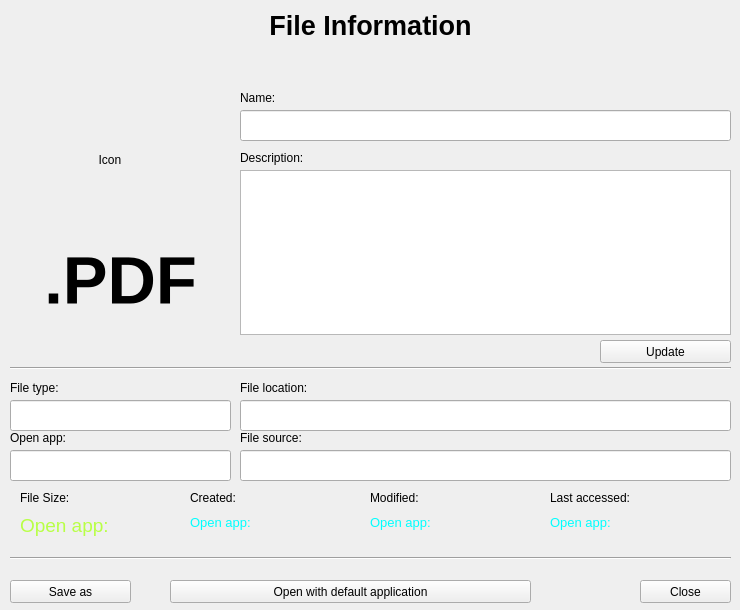
<?xml version="1.0" encoding="UTF-8"?>
<ui version="4.0">
 <class>Dialog</class>
 <widget class="QDialog" name="Dialog">
  <property name="geometry">
   <rect>
    <x>0</x>
    <y>0</y>
    <width>740</width>
    <height>610</height>
   </rect>
  </property>
  <property name="windowTitle">
   <string>Dialog</string>
  </property>
  <widget class="QLabel" name="lbl_icon">
   <property name="geometry">
    <rect>
     <x>50</x>
     <y>100</y>
     <width>120</width>
     <height>120</height>
    </rect>
   </property>
   <property name="text">
    <string>Icon</string>
   </property>
   <property name="alignment">
    <set>Qt::AlignCenter</set>
   </property>
  </widget>
  <widget class="QLabel" name="lbl_ext">
   <property name="geometry">
    <rect>
     <x>10</x>
     <y>230</y>
     <width>221</width>
     <height>101</height>
    </rect>
   </property>
   <property name="font">
    <font>
     <pointsize>50</pointsize>
     <weight>75</weight>
     <bold>true</bold>
    </font>
   </property>
   <property name="text">
    <string>.PDF</string>
   </property>
   <property name="alignment">
    <set>Qt::AlignCenter</set>
   </property>
  </widget>
  <widget class="QLabel" name="lbl_name">
   <property name="geometry">
    <rect>
     <x>240</x>
     <y>90</y>
     <width>111</width>
     <height>16</height>
    </rect>
   </property>
   <property name="text">
    <string>Name:</string>
   </property>
  </widget>
  <widget class="QLabel" name="lbl_title">
   <property name="geometry">
    <rect>
     <x>0</x>
     <y>0</y>
     <width>741</width>
     <height>51</height>
    </rect>
   </property>
   <property name="font">
    <font>
     <pointsize>20</pointsize>
     <weight>75</weight>
     <bold>true</bold>
    </font>
   </property>
   <property name="text">
    <string>File Information</string>
   </property>
   <property name="alignment">
    <set>Qt::AlignCenter</set>
   </property>
  </widget>
  <widget class="QLineEdit" name="txt_name">
   <property name="geometry">
    <rect>
     <x>240</x>
     <y>110</y>
     <width>491</width>
     <height>31</height>
    </rect>
   </property>
   <property name="font">
    <font>
     <pointsize>14</pointsize>
    </font>
   </property>
   <property name="text">
    <string/>
   </property>
  </widget>
  <widget class="QLabel" name="lbl_desc">
   <property name="geometry">
    <rect>
     <x>240</x>
     <y>150</y>
     <width>111</width>
     <height>16</height>
    </rect>
   </property>
   <property name="text">
    <string>Description:</string>
   </property>
  </widget>
  <widget class="QTextEdit" name="txt_desc">
   <property name="geometry">
    <rect>
     <x>240</x>
     <y>170</y>
     <width>491</width>
     <height>165</height>
    </rect>
   </property>
   <property name="font">
    <font>
     <pointsize>10</pointsize>
    </font>
   </property>
  </widget>
  <widget class="Line" name="line">
   <property name="geometry">
    <rect>
     <x>10</x>
     <y>360</y>
     <width>721</width>
     <height>16</height>
    </rect>
   </property>
   <property name="orientation">
    <enum>Qt::Horizontal</enum>
   </property>
  </widget>
  <widget class="QLabel" name="lbl_file_path">
   <property name="geometry">
    <rect>
     <x>240</x>
     <y>380</y>
     <width>491</width>
     <height>16</height>
    </rect>
   </property>
   <property name="text">
    <string>File location:</string>
   </property>
  </widget>
  <widget class="QLabel" name="lbl_file_src">
   <property name="geometry">
    <rect>
     <x>240</x>
     <y>430</y>
     <width>491</width>
     <height>16</height>
    </rect>
   </property>
   <property name="text">
    <string>File source:</string>
   </property>
  </widget>
  <widget class="QLabel" name="lbl_file_type">
   <property name="geometry">
    <rect>
     <x>10</x>
     <y>380</y>
     <width>221</width>
     <height>16</height>
    </rect>
   </property>
   <property name="text">
    <string>File type:</string>
   </property>
  </widget>
  <widget class="QLabel" name="lbl_def_app">
   <property name="geometry">
    <rect>
     <x>10</x>
     <y>430</y>
     <width>221</width>
     <height>16</height>
    </rect>
   </property>
   <property name="text">
    <string>Open app:</string>
   </property>
  </widget>
  <widget class="QLineEdit" name="txt_file_type">
   <property name="geometry">
    <rect>
     <x>10</x>
     <y>400</y>
     <width>221</width>
     <height>31</height>
    </rect>
   </property>
   <property name="font">
    <font>
     <pointsize>12</pointsize>
    </font>
   </property>
   <property name="alignment">
    <set>Qt::AlignCenter</set>
   </property>
   <property name="readOnly">
    <bool>true</bool>
   </property>
  </widget>
  <widget class="QLineEdit" name="txt_def_app">
   <property name="geometry">
    <rect>
     <x>10</x>
     <y>450</y>
     <width>221</width>
     <height>31</height>
    </rect>
   </property>
   <property name="font">
    <font>
     <pointsize>12</pointsize>
    </font>
   </property>
   <property name="alignment">
    <set>Qt::AlignCenter</set>
   </property>
   <property name="readOnly">
    <bool>true</bool>
   </property>
   <property name="clearButtonEnabled">
    <bool>false</bool>
   </property>
  </widget>
  <widget class="QLineEdit" name="txt_file_path">
   <property name="geometry">
    <rect>
     <x>240</x>
     <y>400</y>
     <width>491</width>
     <height>31</height>
    </rect>
   </property>
   <property name="font">
    <font>
     <pointsize>12</pointsize>
    </font>
   </property>
   <property name="alignment">
    <set>Qt::AlignCenter</set>
   </property>
   <property name="readOnly">
    <bool>true</bool>
   </property>
  </widget>
  <widget class="QLineEdit" name="txt_file_src">
   <property name="geometry">
    <rect>
     <x>240</x>
     <y>450</y>
     <width>491</width>
     <height>31</height>
    </rect>
   </property>
   <property name="font">
    <font>
     <pointsize>12</pointsize>
    </font>
   </property>
   <property name="alignment">
    <set>Qt::AlignCenter</set>
   </property>
   <property name="readOnly">
    <bool>true</bool>
   </property>
  </widget>
  <widget class="QPushButton" name="btn_save_as">
   <property name="geometry">
    <rect>
     <x>10</x>
     <y>580</y>
     <width>121</width>
     <height>23</height>
    </rect>
   </property>
   <property name="text">
    <string>Save as</string>
   </property>
   <property name="autoDefault">
    <bool>false</bool>
   </property>
  </widget>
  <widget class="Line" name="line_2">
   <property name="geometry">
    <rect>
     <x>10</x>
     <y>550</y>
     <width>721</width>
     <height>16</height>
    </rect>
   </property>
   <property name="orientation">
    <enum>Qt::Horizontal</enum>
   </property>
  </widget>
  <widget class="QPushButton" name="btn_open">
   <property name="geometry">
    <rect>
     <x>170</x>
     <y>580</y>
     <width>361</width>
     <height>23</height>
    </rect>
   </property>
   <property name="text">
    <string>Open with default application</string>
   </property>
   <property name="autoDefault">
    <bool>false</bool>
   </property>
  </widget>
  <widget class="QPushButton" name="btn_cancel">
   <property name="geometry">
    <rect>
     <x>640</x>
     <y>580</y>
     <width>91</width>
     <height>23</height>
    </rect>
   </property>
   <property name="text">
    <string>Close</string>
   </property>
   <property name="autoDefault">
    <bool>false</bool>
   </property>
  </widget>
  <widget class="QLabel" name="lbl_created">
   <property name="geometry">
    <rect>
     <x>190</x>
     <y>490</y>
     <width>170</width>
     <height>16</height>
    </rect>
   </property>
   <property name="text">
    <string>Created:</string>
   </property>
  </widget>
  <widget class="QLabel" name="lbl_modified">
   <property name="geometry">
    <rect>
     <x>370</x>
     <y>490</y>
     <width>170</width>
     <height>16</height>
    </rect>
   </property>
   <property name="text">
    <string>Modified:</string>
   </property>
  </widget>
  <widget class="QLabel" name="lbl_accessed">
   <property name="geometry">
    <rect>
     <x>550</x>
     <y>490</y>
     <width>170</width>
     <height>16</height>
    </rect>
   </property>
   <property name="text">
    <string>Last accessed:</string>
   </property>
  </widget>
  <widget class="QLabel" name="lbl_modified_val">
   <property name="geometry">
    <rect>
     <x>370</x>
     <y>510</y>
     <width>170</width>
     <height>25</height>
    </rect>
   </property>
   <property name="font">
    <font>
     <pointsize>10</pointsize>
    </font>
   </property>
   <property name="styleSheet">
    <string notr="true">color: rgb(0, 255, 255);</string>
   </property>
   <property name="text">
    <string>Open app:</string>
   </property>
  </widget>
  <widget class="QLabel" name="lbl_created_val">
   <property name="geometry">
    <rect>
     <x>190</x>
     <y>510</y>
     <width>170</width>
     <height>25</height>
    </rect>
   </property>
   <property name="font">
    <font>
     <pointsize>10</pointsize>
    </font>
   </property>
   <property name="styleSheet">
    <string notr="true">color: rgb(0, 255, 255);</string>
   </property>
   <property name="text">
    <string>Open app:</string>
   </property>
  </widget>
  <widget class="QLabel" name="lbl_accessed_val">
   <property name="geometry">
    <rect>
     <x>550</x>
     <y>510</y>
     <width>170</width>
     <height>25</height>
    </rect>
   </property>
   <property name="font">
    <font>
     <pointsize>10</pointsize>
    </font>
   </property>
   <property name="styleSheet">
    <string notr="true">color: rgb(0, 255, 255);</string>
   </property>
   <property name="text">
    <string>Open app:</string>
   </property>
  </widget>
  <widget class="QLabel" name="lbl_size">
   <property name="geometry">
    <rect>
     <x>20</x>
     <y>490</y>
     <width>161</width>
     <height>16</height>
    </rect>
   </property>
   <property name="text">
    <string>File Size:</string>
   </property>
  </widget>
  <widget class="QLabel" name="lbl_size_val">
   <property name="geometry">
    <rect>
     <x>20</x>
     <y>510</y>
     <width>171</width>
     <height>31</height>
    </rect>
   </property>
   <property name="font">
    <font>
     <pointsize>14</pointsize>
    </font>
   </property>
   <property name="styleSheet">
    <string notr="true">color: rgb(184, 255, 70);</string>
   </property>
   <property name="text">
    <string>Open app:</string>
   </property>
  </widget>
  <widget class="QLabel" name="lbl_title_desc">
   <property name="geometry">
    <rect>
     <x>0</x>
     <y>50</y>
     <width>741</width>
     <height>41</height>
    </rect>
   </property>
   <property name="font">
    <font>
     <pointsize>10</pointsize>
    </font>
   </property>
   <property name="text">
    <string/>
   </property>
   <property name="alignment">
    <set>Qt::AlignCenter</set>
   </property>
   <property name="wordWrap">
    <bool>true</bool>
   </property>
   <property name="textInteractionFlags">
    <set>Qt::LinksAccessibleByMouse|Qt::TextSelectableByMouse</set>
   </property>
  </widget>
  <widget class="QPushButton" name="btn_update">
   <property name="geometry">
    <rect>
     <x>600</x>
     <y>340</y>
     <width>131</width>
     <height>23</height>
    </rect>
   </property>
   <property name="text">
    <string>Update</string>
   </property>
   <property name="autoDefault">
    <bool>false</bool>
   </property>
  </widget>
 </widget>
 <resources/>
 <connections/>
</ui>
